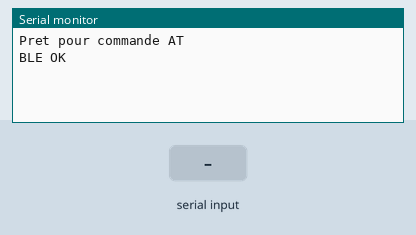
A sketch run on a simulated Arduino Uno, built with avr-gcc and run on an emulated ATmega328P. On the bench: the last lines printed to the serial monitor. The test bench sets the inputs (shaded band).

Above: at 2.2 s.
2.3 s: "1" received over the second serial link
At 3.1 s:
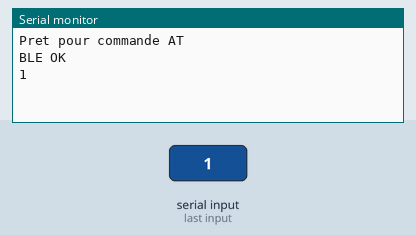
3.8 s: "0" received over the second serial link
At 4.2 s:
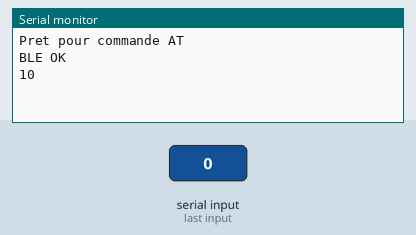

The sketch:

ble_test.ino
```cpp
#include <SoftwareSerial.h>

#define RX 10
#define TX 11

SoftwareSerial BlueT(RX,TX);

void setup() {
 Serial.begin(9600);
 delay(500);
 Serial.println("Pret pour commande AT");
 BlueT.begin(9600);
 delay(500);
 Serial.println("BLE OK");
}

void loop() {
  while(BlueT.available())
  {
    Serial.write(char(BlueT.read()));
  }

  while(Serial.available())
  {
    BlueT.write(char(Serial.read()));
  }
}
```

Measured:
- after the input at 2.3 s, the serial monitor: prints a new line at once (image 1)
- after the input at 3.8 s, the serial monitor: prints a new line at once (image 2)
